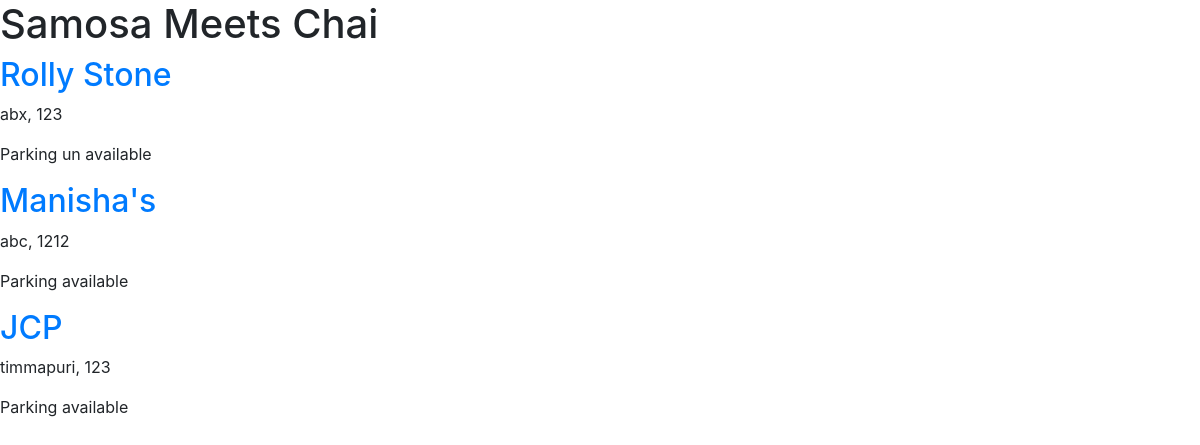
Page /hello on the committed database.
### restaurant/models.py (models this page shows, shortened)
class Restaurant(models.Model):
	full_name=models.CharField(max_length=200, null=False, primary_key=True)
	full_address=models.CharField(max_length=255, null=False)
	contact=models.IntegerField(null=False )
	website=models.CharField(max_length=200, blank=True, null=True)
	name_slug = models.SlugField()
	opening_hours = models.CharField(max_length=50, blank=True, null=True)
	additional_info = models.CharField(max_length=200, blank=True, null=True)
	parking = models.BooleanField(default = False)
	history = models.TextField(null=True)

### restaurant/views.py (the view)
# urls.py: url(r'^hello$', sayHello),
def sayHello(request):
	a  = Restaurant.objects.all()
	return render(request,"index.html", {'res' : a})

### templates/index.html (shortened to what this page needs)
{% extends "base.html" %}
		{% block content %}
		<h1>Samosa Meets Chai</h1>
		{% for x in res%}
			<h2><a href="restaurants/{{ x.name_slug }}">{{ x.full_name }}</a></h2>
			<p>{{ x.full_address }}, {{ x.contact }}</p>
			{% if x.parking %}
				<p>Parking available</p>
			{% else %}
				<p>Parking un available</p>
			{% endif %}
		{% endfor %}
		{% endblock %}

### templates/base.html (shortened to what this page needs)
<html>
	<head>
			<link rel="stylesheet" href="https://cdnjs.cloudflare.com/ajax/libs/twitter-bootstrap/4.0.0-alpha/css/bootstrap.css">
	</head>
	<body>
		{% block content %}
		{% endblock %}
	</body>
</html>

### rows in the picture
Restaurant: full_name "Rolly Stone", full_address "abx", contact "123", parking "Parking un available"
Restaurant: full_name "Manisha's", full_address "abc", contact "1212", parking "Parking available"
Restaurant: full_name "JCP", full_address "timmapuri", contact "123", parking "Parking available"
